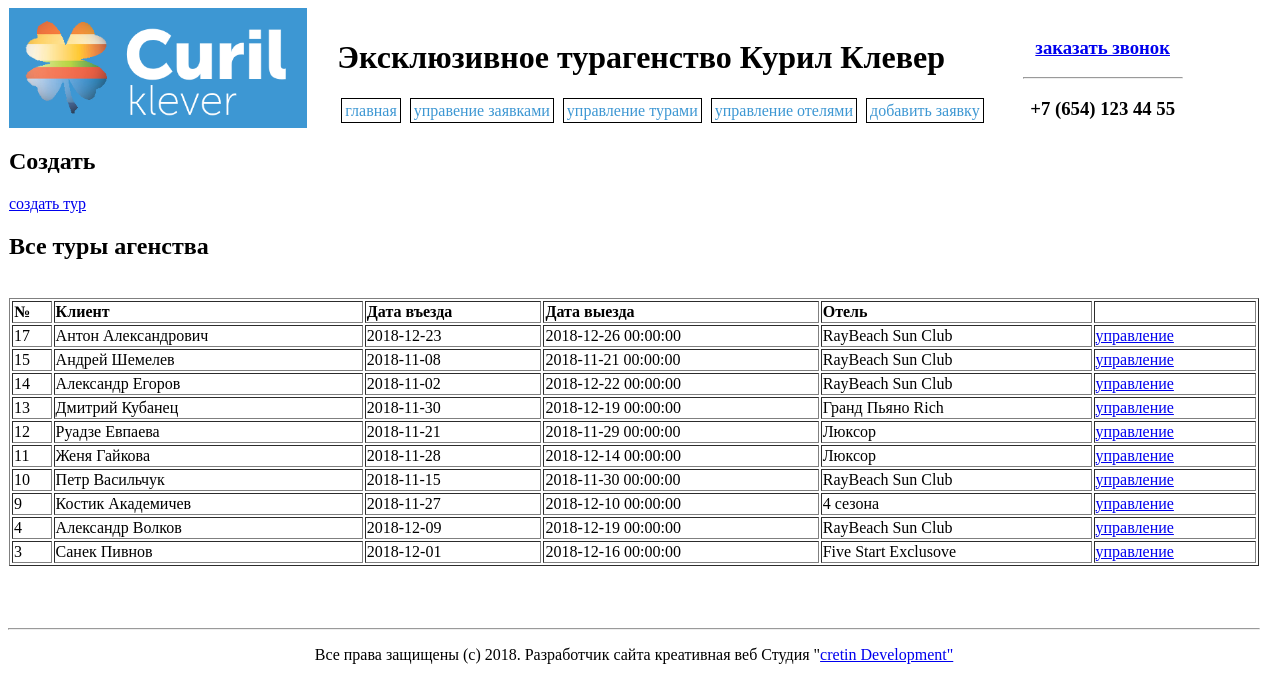
The app's page /tours.php with its own data.
### tables this page shows
CREATE TABLE IF NOT EXISTS `tours` (
  `id` int(11) NOT NULL AUTO_INCREMENT,
  `name` varchar(11) NOT NULL,
  `client_id` int(11) NOT NULL,
  `hotel_id` int(11) NOT NULL,
  `begin_date` datetime NOT NULL,
  `end_date` datetime NOT NULL,
  `comment` text NOT NULL,
  `price` int(11) NOT NULL,
  `pay_status` int(11) NOT NULL,
  PRIMARY KEY (`id`),
  KEY `hotel_id` (`hotel_id`),
  KEY `client_id` (`client_id`)
);

CREATE TABLE IF NOT EXISTS `clients` (
  `id` int(11) NOT NULL AUTO_INCREMENT,
  `first_name` varchar(20) NOT NULL,
  `second_name` varchar(20) NOT NULL,
  `age` int(11) NOT NULL,
  `sex` int(11) NOT NULL,
  `phone` text NOT NULL,
  `email` text NOT NULL,
  `passport_data` varchar(200) NOT NULL,
  PRIMARY KEY (`id`),
  UNIQUE KEY `id_2` (`id`),
  KEY `id` (`id`),
  KEY `id_3` (`id`)
);

CREATE TABLE IF NOT EXISTS `Hotels` (
  `id` int(11) NOT NULL AUTO_INCREMENT,
  `name` varchar(60) NOT NULL,
  `addres` varchar(120) NOT NULL,
  `price` int(11) NOT NULL,
  `stars_rate` int(11) NOT NULL,
  `location` int(11) NOT NULL,
  PRIMARY KEY (`id`),
  UNIQUE KEY `id_2` (`id`),
  KEY `location` (`location`),
  KEY `id` (`id`)
);

### tours.php (the view, shortened to what this page needs)
<html>
	<head>
		<? require "head.php"; ?>
	</head>
	<body>
		<header>
			<?php
				require "header.php";
			?>
		</header>
        <div class="page">
            <H2>Создать</H2>
            <a href="edittour.php?create=1">создать тур</a>
            <br>
            <H2>Все туры агенства</H2>
            <br>
            <table border="1" width='1250'>
                <tr>
                    <td><b>№</b></td>
                    <td><b>Клиент</b></td>
                    <td><b>Дата въезда</b></td>
                    <td><b>Дата выезда</b></td>
                    <td><b>Отель</b></td>
                    <td></td>
                </tr>
                <?
					$link = mysqli_connect($host, $user, $password, $database)
					or die("Ошибка " . mysqli_error($link));
                    $query =
                    "SELECT
                        tours.id AS id,
                        clients.first_name AS person_first_name,
                        clients.second_name AS person_second_name,
                        hotels.name AS hotel_name,
                        tours.begin_date AS begin_date,
                        tours.end_date AS end_date,
                        tours.comment AS comment,
                        tours.price AS price,
                        tours.pay_status AS pay_status
                    FROM
                        tours
                    INNER JOIN
                        clients ON client_id = clients.id
                    INNER JOIN
                        hotels ON hotel_id = hotels.id
                    ORDER BY tours.id DESC";
					$result = mysqli_query($link, $query) or die("Ошибка " . mysqli_error($link));
                if($result)
                {
                    while($row = mysqli_fetch_array($result))
                    {
                        ?>
                        <tr>
                            <td><? echo $row['id'];?></td>
                            <td><? echo $row['person_first_name'].' '.$row['person_second_name'];?></td>
                            <td><? echo date('Y-m-d', strtotime($row['begin_date']));?></td>
                            <td><? echo $row['end_date'];?></td>
                            <td><? echo $row['hotel_name'];?></td>
                            <td><a href="edittour.php?tourid=<?echo $row['id'];?>"> управление </a></td>
                        </tr>
						<?
                    }
                }
                ?>
            </table>
        </div>
        <footer>
			<?php
				require "footer.php";
			?>
		</footer>
	</body>
</html>

### style.css (style rules this page uses)
.page { width:1250px; margin:0 auto; }

### records on screen
tours: id "17", client.first_name "Антон", client.second_name "Александрович", begin_date "2018-12-23", end_date "2018-12-26 00:00:00", hotel.name "RayBeach Sun Club"
tours: id "15", client.first_name "Андрей", client.second_name "Шемелев", begin_date "2018-11-08", end_date "2018-11-21 00:00:00", hotel.name "RayBeach Sun Club"
tours: id "14", client.first_name "Александр", client.second_name "Егоров", begin_date "2018-11-02", end_date "2018-12-22 00:00:00", hotel.name "RayBeach Sun Club"
tours: id "13", client.first_name "Дмитрий", client.second_name "Кубанец", begin_date "2018-11-30", end_date "2018-12-19 00:00:00", hotel.name "Гранд Пьяно Rich"
tours: id "12", client.first_name "Руадзе", client.second_name "Евпаева", begin_date "2018-11-21", end_date "2018-11-29 00:00:00", hotel.name "Люксор"
tours: id "11", client.first_name "Женя", client.second_name "Гайкова", begin_date "2018-11-28", end_date "2018-12-14 00:00:00", hotel.name "Люксор"
tours: id "10", client.first_name "Петр", client.second_name "Васильчук", begin_date "2018-11-15", end_date "2018-11-30 00:00:00", hotel.name "RayBeach Sun Club"
tours: id "9", client.first_name "Костик", client.second_name "Академичев", begin_date "2018-11-27", end_date "2018-12-10 00:00:00", hotel.name "4 сезона"
tours: id "4", client.first_name "Александр", client.second_name "Волков", begin_date "2018-12-09", end_date "2018-12-19 00:00:00", hotel.name "RayBeach Sun Club"
tours: id "3", client.first_name "Санек", client.second_name "Пивнов", begin_date "2018-12-01", end_date "2018-12-16 00:00:00", hotel.name "Five Start Exclusove"
